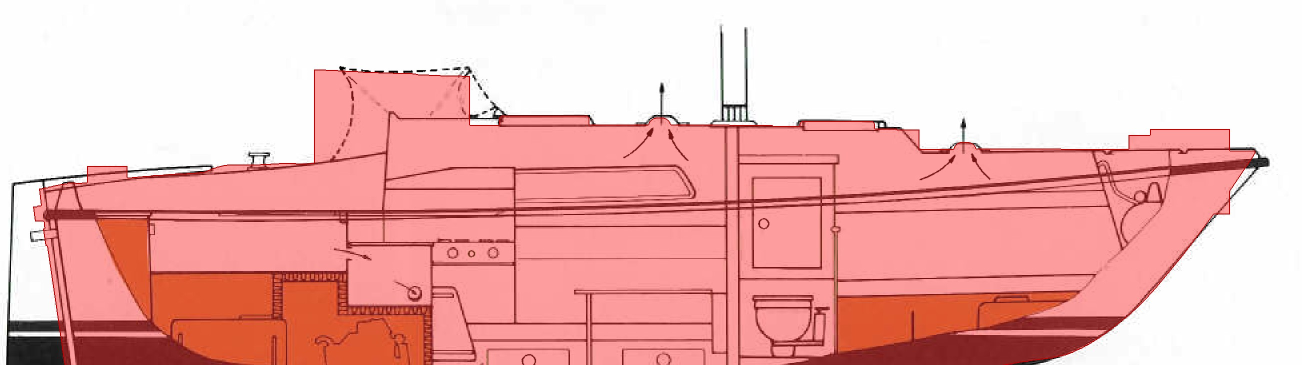
#> input picture docs/images/overlegg-profil.jpg, 2603 x 730 px, found by its file name (shown at 1/2 size)
$ python s28_drawing.py
#> lines starting #> are read from the running program, lines starting #| are printed output that depends on the picture
### v10/arbeid/robot/edges/lib.py
"""Helpers for the edge analysis (own scratch code; reads STL with numpy only)."""
import math, struct
import numpy as np
from PIL import Image, ImageDraw, ImageFont

OURS = "C:/Users/stig/Documents/GitHub/HR26-modell/export/stl/01_skrog.stl"
BAMBU = "C:/Users/stig/Downloads/Seilbåt fra Bambumotor.stl"
OUT = "C:/Users/stig/AppData/Local/Temp/claude/12681ed4fad82730/bbd7b4f2-5285-465a-8464-b20ca4b41c67/scratchpad/robot/edges"
S = 30.0           # scale
DRAFT = 1400.0


# [6 lines left out: function load, not called in this run]


def rotz(T, deg):
    a = math.radians(deg); c, s = math.cos(a), math.sin(a)
    return T @ np.array([[c, -s, 0], [s, c, 0], [0, 0, 1]]).T


# [112 lines left out: functions ours_full, bambu_full, section, chain, turning_profile, eff_radius, not called in this run]


def font(sz):
    try:
        return ImageFont.truetype("C:/Windows/Fonts/arial.ttf", sz)
    except Exception:
        return ImageFont.load_default()


# [40 lines left out: functions shade_view, view_matrix, not called in this run]

### v10/arbeid/robot/edges/s28_drawing.py
import sys
sys.path.insert(0, "C:/Users/stig/AppData/Local/Temp/claude/12681ed4fad82730/bbd7b4f2-5285-465a-8464-b20ca4b41c67/scratchpad/robot/edges")
from PIL import Image, ImageDraw
from lib import OUT, font
im = Image.open("C:/Users/stig/Documents/GitHub/HR26-modell/docs/images/overlegg-profil.jpg").convert("RGB")
#> im is the input picture: PIL image 2603x730 RGB; mean R, G, B 238, 182.1, 180.1
PX = 3.27   # mm full scale per px in overlegg-profil.jpg (bow 2510 px, stern ~80 px, LOA 7950)
def X(xf): return 2510 - xf / PX           # x from bow -> image column
def crop(box, z):
#> called with box = (2190, 220, 2560, 470), z = 2.1
    c = im.crop(box); return c.resize((int(c.width * z), int(c.height * z)), Image.LANCZOS), box, z
def arrow(dr, p, q, col, w=3):
    dr.line([p, q], fill=col, width=w)
    import math
    a = math.atan2(q[1] - p[1], q[0] - p[0])
    for s in (-0.5, 0.5):
        dr.line([q, (q[0] - 14 * math.cos(a + s), q[1] - 14 * math.sin(a + s))], fill=col, width=w)
def tb(dr, xy, t, col=(0, 0, 0), size=16):
    f = font(size); bb = dr.textbbox(xy, t, font=f)
    dr.rectangle([bb[0] - 3, bb[1] - 2, bb[2] + 3, bb[3] + 2], fill=(255, 255, 255)); dr.text(xy, t, font=f, fill=col)
panels = []
# 1 bow
c, box, z = crop((2190, 220, 2560, 470), 2.1)
#> c: PIL image 777x525 RGB
#> box = (2190, 220, 2560, 470); z = 2.1
dr = ImageDraw.Draw(c)
tb(dr, (8, 8), "Bow: red block = anchor_roller() 520 x 170, top +140 over deck, bottom 420 below", (150, 0, 0))
tb(dr, (8, 32), "its lower front corner is 107 mm (3.6 mm model) ahead of the stem at z=793", (150, 0, 0))
tb(dr, (8, 56), "drawing: no tall block on the foredeck; strake line ends in a small fitting ~100 mm ahead of the stem", (0, 0, 0))
p = ((X(170) - box[0]) * z, (424 - box[1]) * z)
#> p = (562.8, 428.4)
arrow(dr, (p[0] + 120, p[1] + 60), (p[0] + 4, p[1] + 2), (200, 0, 0))
panels.append(c)
# 2 coachroof front
c, box, z = crop((1720, 215, 1900, 320), 4.0)
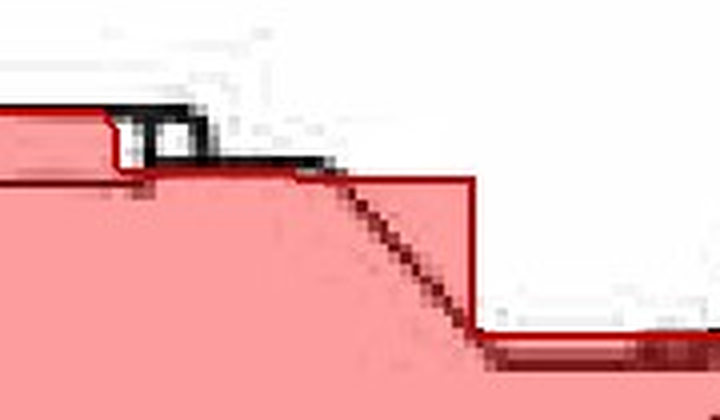
#> c: PIL image 720x420 RGB; mean R, G, B 241.6, 193.2, 193.6
#> box = (1720, 215, 1900, 320); z = 4
dr = ImageDraw.Draw(c)
tb(dr, (8, 8), "Coachroof front: model (red) is a VERTICAL wall at x=2200", (150, 0, 0))
tb(dr, (8, 32), "drawing: ~48 deg slope 2197 -> 2322 (README says 45 deg)", (0, 0, 0))
panels.append(c)
# 3 sprayhood
c, box, z = crop((580, 105, 1060, 345), 1.6)
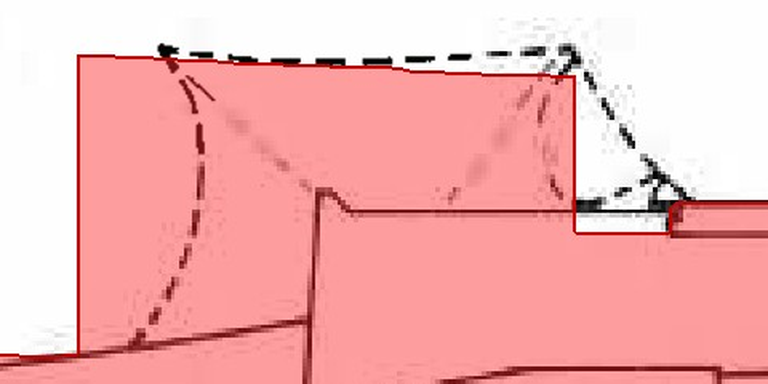
#> c: PIL image 768x384 RGB; mean R, G, B 243.6, 179.7, 180.3
#> box = (580, 105, 1060, 345); z = 1.6
dr = ImageDraw.Draw(c)
tb(dr, (8, 8), "Sprayhood: model = box 5135-6150, vertical front and back", (150, 0, 0))
tb(dr, (8, 32), "drawing (dashed): top 5144-5978, front raked to ~4905, round aft hoop", (0, 0, 0))
panels.append(c)
# 4 stern cleat
c, box, z = crop((60, 300, 330, 400), 2.6)
#> call 4 of crop, with box = (60, 300, 330, 400), z = 2.6
#> in crop (call 4), `c = im.crop(box)`:
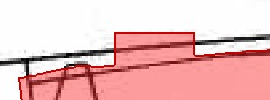
#> c: PIL image 270x100 RGB; mean R, G, B 235.2, 190.6, 190.9
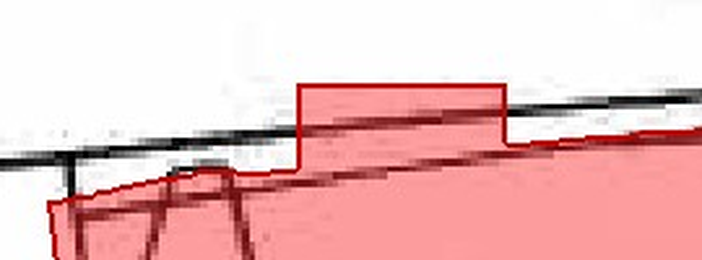
#> c: PIL image 702x260 RGB; mean R, G, B 234.9, 190.6, 190.9
#> box = (60, 300, 330, 400); z = 2.6
dr = ImageDraw.Draw(c)
tb(dr, (8, 8), "Stern: cleat 260 x 90 x 100 mm (8.7 x 3 x 3.3 mm model) stands", (150, 0, 0))
tb(dr, (8, 32), "above every line of the drawing; strake/name relief bumps at transom", (150, 0, 0))
panels.append(c)
Wd = 1600
H = 46 + sum(int(p.height * min(1.0, (Wd - 20) / p.width)) + 16 for p in panels)
#> H = 1699
out = Image.new("RGB", (Wd, H), (255, 255, 255)); d = ImageDraw.Draw(out)
#> after `out = Image.new('RGB', (Wd, H), (255, 255, 255))`: out: PIL image 1600x1699 RGB; every value is 255
d.text((10, 10), "Model silhouette (red) on the 1:50 profile drawing (docs/images/overlegg-profil.jpg), zoomed", font=font(19), fill=(0, 0, 0))
y = 46
for p in panels:
    s = min(1.0, (Wd - 20) / p.width)
    q = p.resize((int(p.width * s), int(p.height * s)), Image.LANCZOS) if s < 1 else p
    out.paste(q, (10, y)); d.rectangle([10, y, 10 + q.width - 1, y + q.height - 1], outline=(170, 170, 170)); y += q.height + 16
#> this loop made 4 passes
#> y on passes 1 to 4: 587, 1023, 1423, 1699
#> pass 1, `q = p.resize((int(p.width * s), int(p.height * s)), Image.LANCZOS) if ..`:
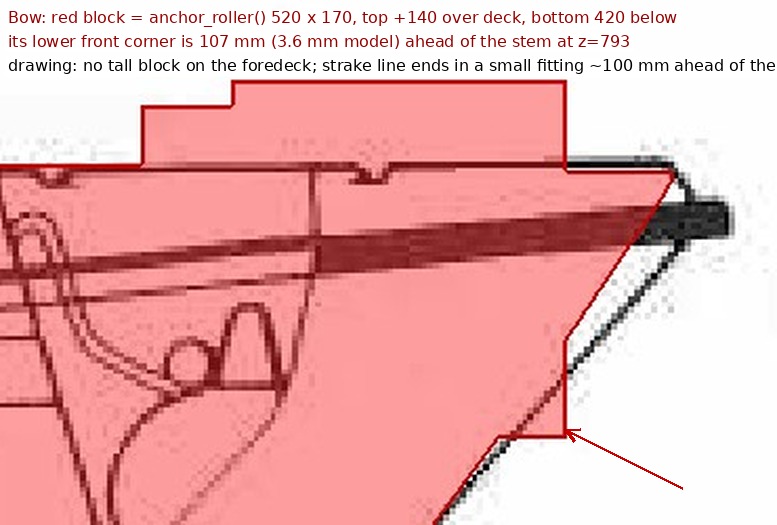
#> q: PIL image 777x525 RGB; mean R, G, B 234.3, 175.7, 176.3
#> after the loop:
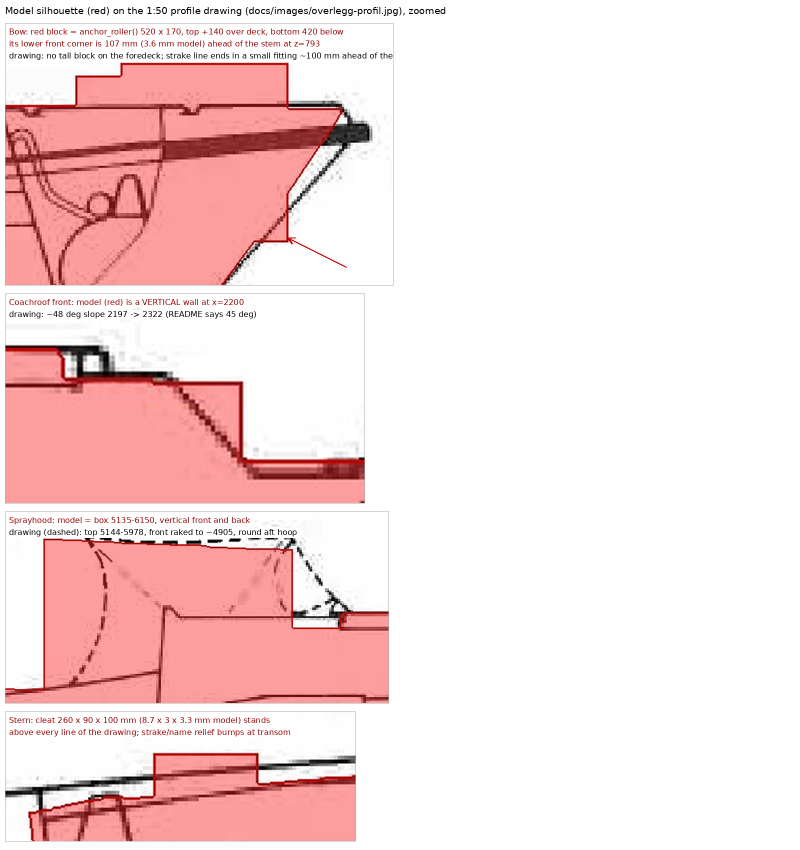
#> out: PIL image 1600x1699 RGB (shown at 1/2 size); mean R, G, B 246.8, 222.5, 222.7
#> after the loop:
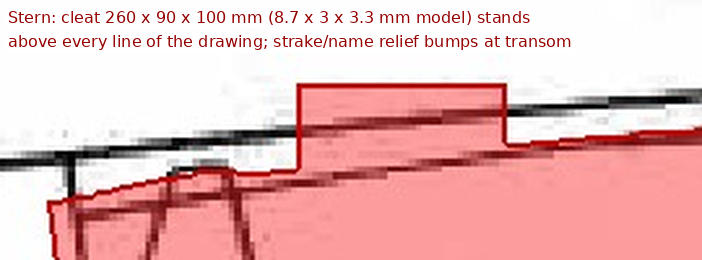
#> q: PIL image 702x260 RGB; mean R, G, B 233.3, 186.5, 186.8
#> after the loop, y = 1699
out.save(OUT + "/edges_vs_drawing.png"); print(out.size)
#| (1600, 1699)

$ run again, with docs/images/akterspeil.jpg copied over docs/images/overlegg-profil.jpg
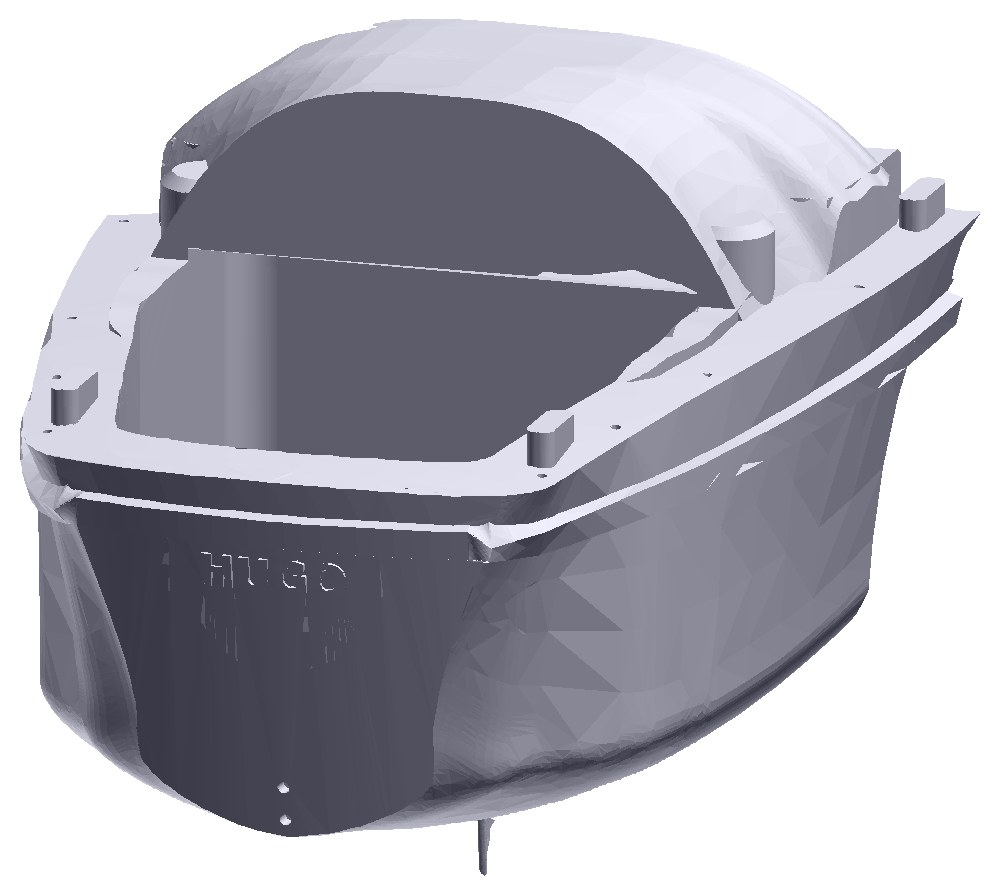
#> input picture docs/images/akterspeil.jpg, 1000 x 895 px, found by its file name
#> im is the input picture: PIL image 1000x895 RGB; mean R, G, B 170.9, 170.3, 179.5
#> `c, box, z = crop((2190, 220, 2560, 470), 2.1)`: box = (2190, 220, 2560, 470); z = 2.1
#> p = (562.8, 428.4)
#> `c, box, z = crop((1720, 215, 1900, 320), 4.0)`: box = (1720, 215, 1900, 320); z = 4
#> in crop (call 3), `c = im.crop(box)`:
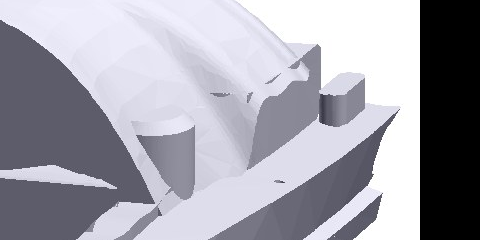
#> c: PIL image 480x240 RGB; mean R, G, B 162.8, 162.1, 172.2
#> `c, box, z = crop((580, 105, 1060, 345), 1.6)`: box = (580, 105, 1060, 345); z = 1.6
#> `c, box, z = crop((60, 300, 330, 400), 2.6)`: box = (60, 300, 330, 400); z = 2.6
#> H = 1699
#> the loop `for p in panels:` made 4 passes
#> y on passes 1 to 4: 587, 1023, 1423, 1699
#> after the loop `for p in panels:`:
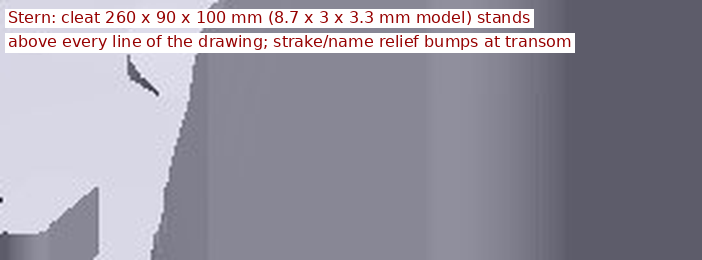
#> q: PIL image 702x260 RGB; mean R, G, B 153.5, 150.1, 162.5
#| (1600, 1699)

$ run again, with docs/images/eier-baug.jpg copied over docs/images/overlegg-profil.jpg
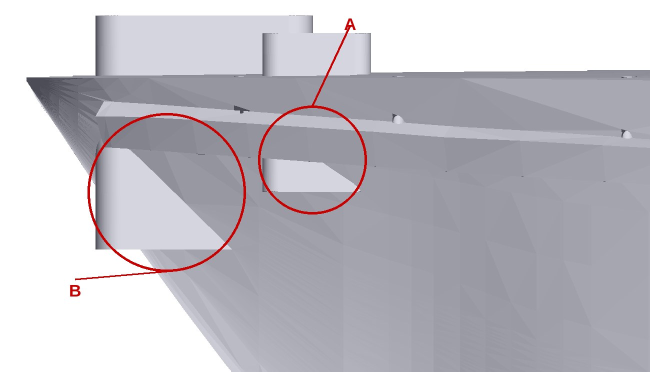
#> input picture docs/images/eier-baug.jpg, 1300 x 743 px, found by its file name (shown at 1/2 size)
#> im is the input picture: PIL image 1300x743 RGB; mean R, G, B 190.9, 189, 196.1
#> `c, box, z = crop((2190, 220, 2560, 470), 2.1)`: box = (2190, 220, 2560, 470); z = 2.1
#> p = (562.8, 428.4)
#> `c, box, z = crop((1720, 215, 1900, 320), 4.0)`: box = (1720, 215, 1900, 320); z = 4
#> in crop (call 3), `c = im.crop(box)`:
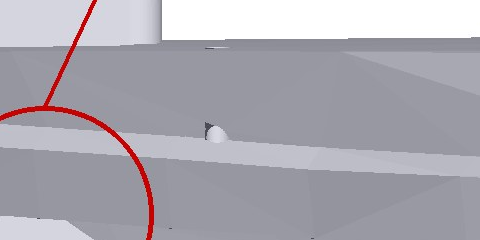
#> c: PIL image 480x240 RGB; mean R, G, B 171.9, 169.1, 177.8
#> `c, box, z = crop((580, 105, 1060, 345), 1.6)`: box = (580, 105, 1060, 345); z = 1.6
#> `c, box, z = crop((60, 300, 330, 400), 2.6)`: box = (60, 300, 330, 400); z = 2.6
#> H = 1699
#> the loop `for p in panels:` made 4 passes
#> y on passes 1 to 4: 587, 1023, 1423, 1699
#> after the loop `for p in panels:`:
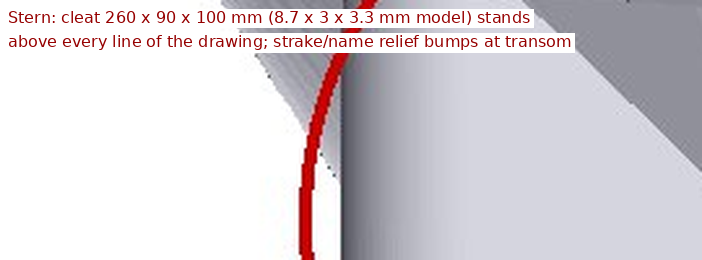
#> q: PIL image 702x260 RGB; mean R, G, B 216.6, 211.2, 216.1
#| (1600, 1699)

$ run again, with docs/images/eier-hekk-plan.jpg copied over docs/images/overlegg-profil.jpg
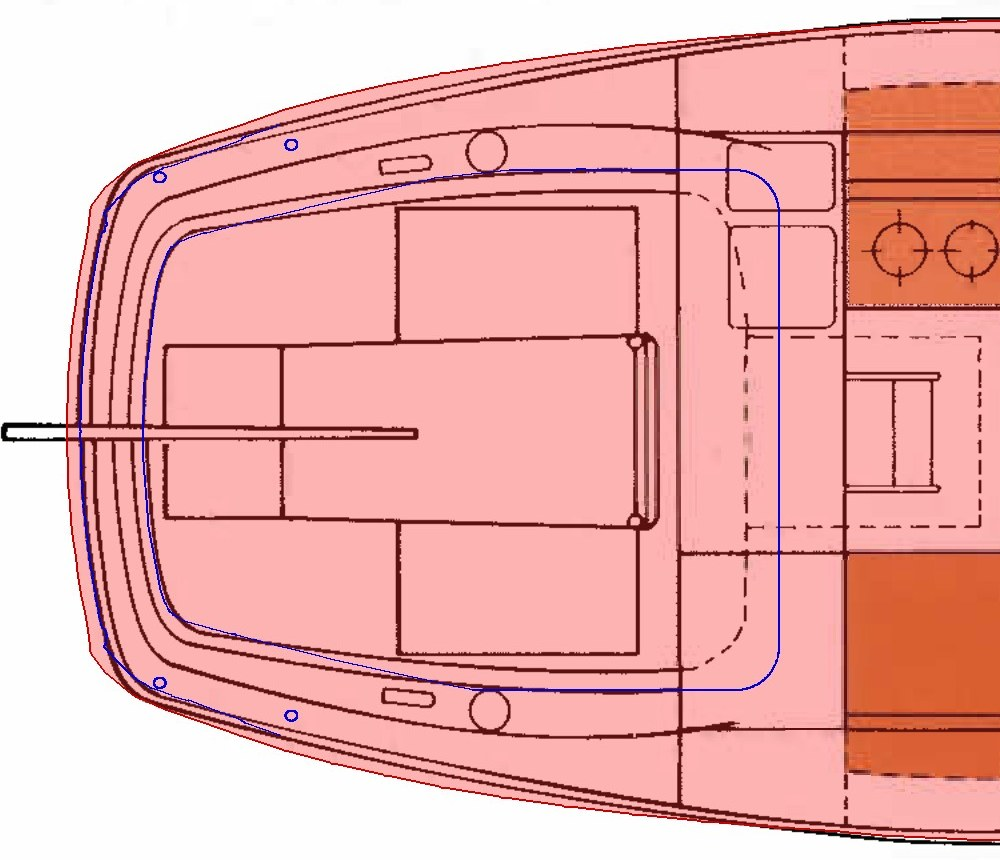
#> input picture docs/images/eier-hekk-plan.jpg, 1000 x 860 px, found by its file name
#> im is the input picture: PIL image 1000x860 RGB; mean R, G, B 236.2, 176.4, 174
#> `c, box, z = crop((2190, 220, 2560, 470), 2.1)`: box = (2190, 220, 2560, 470); z = 2.1
#> p = (562.8, 428.4)
#> `c, box, z = crop((1720, 215, 1900, 320), 4.0)`: box = (1720, 215, 1900, 320); z = 4
#> `c, box, z = crop((580, 105, 1060, 345), 1.6)`: box = (580, 105, 1060, 345); z = 1.6
#> `c, box, z = crop((60, 300, 330, 400), 2.6)`: box = (60, 300, 330, 400); z = 2.6
#> H = 1699
#> the loop `for p in panels:` made 4 passes
#> y on passes 1 to 4: 587, 1023, 1423, 1699
#> after the loop `for p in panels:`:
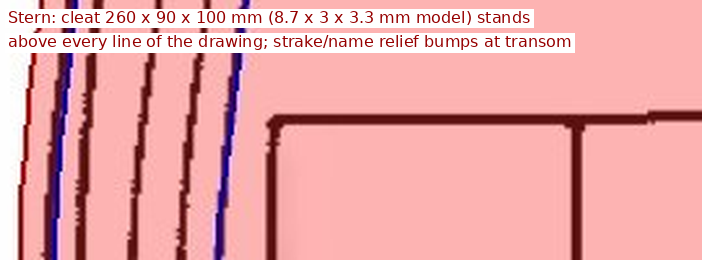
#> q: PIL image 702x260 RGB; mean R, G, B 233.2, 168.5, 170.3
#| (1600, 1699)
